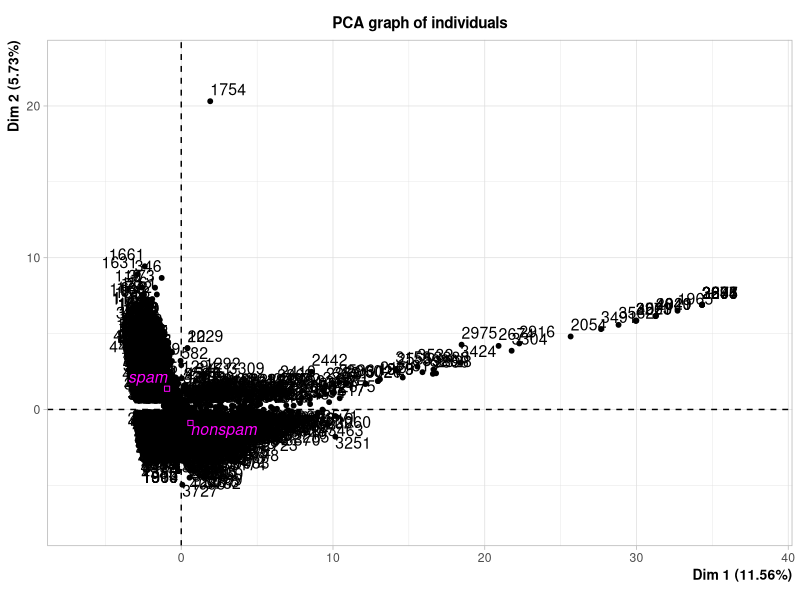
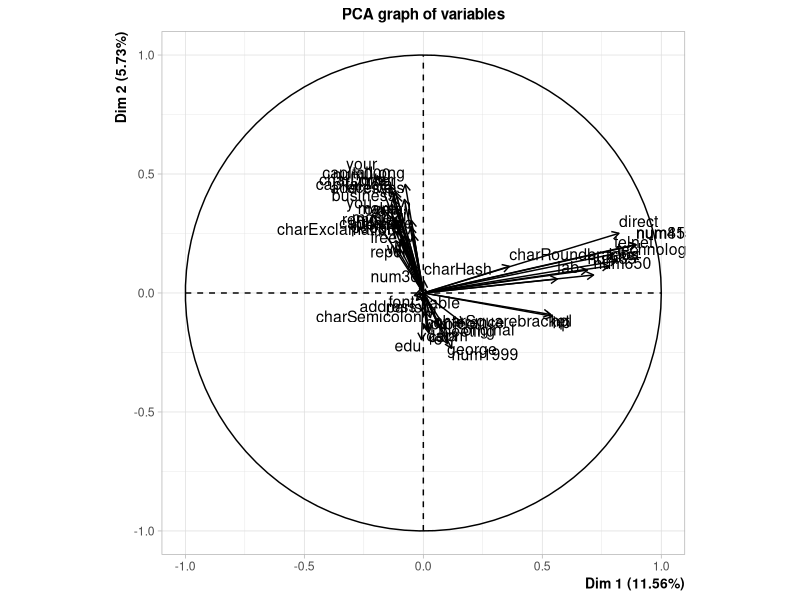
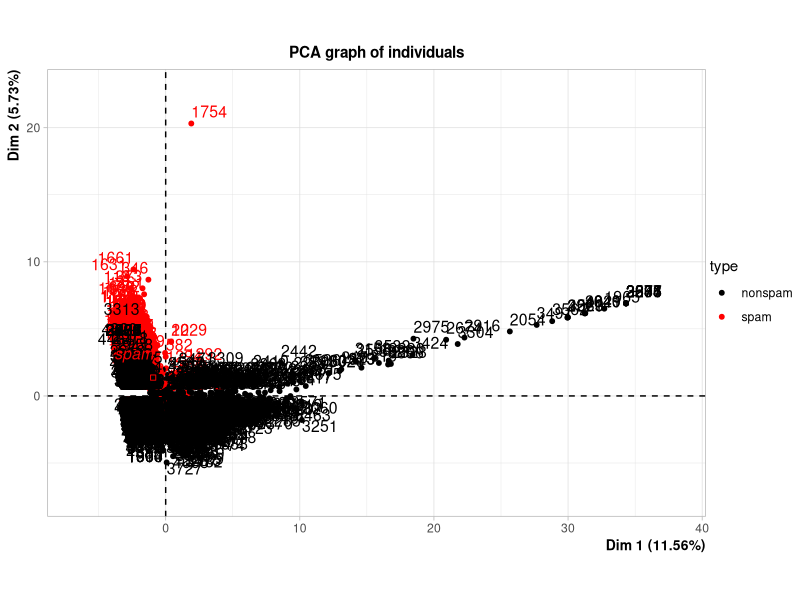
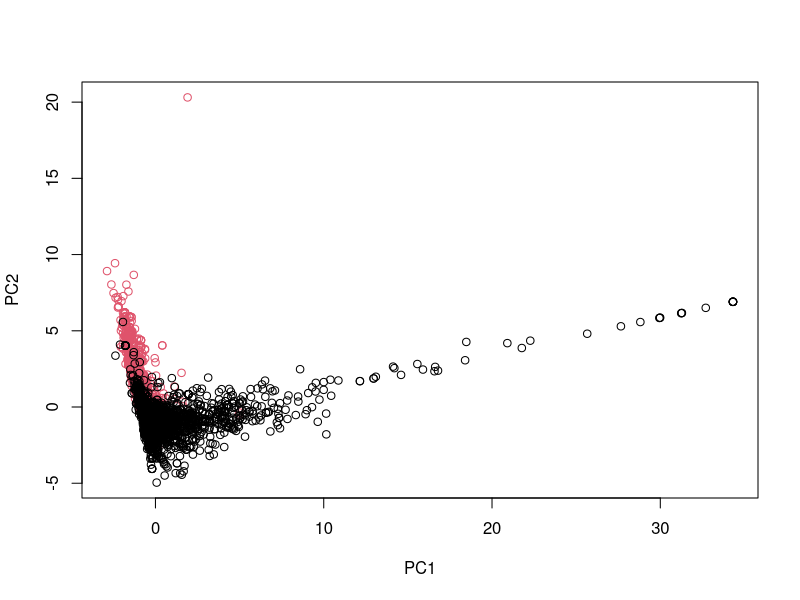
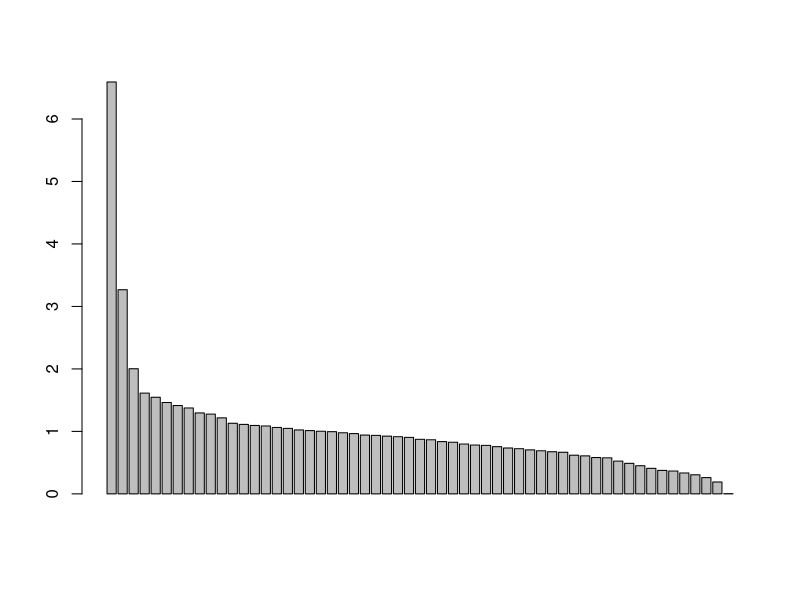
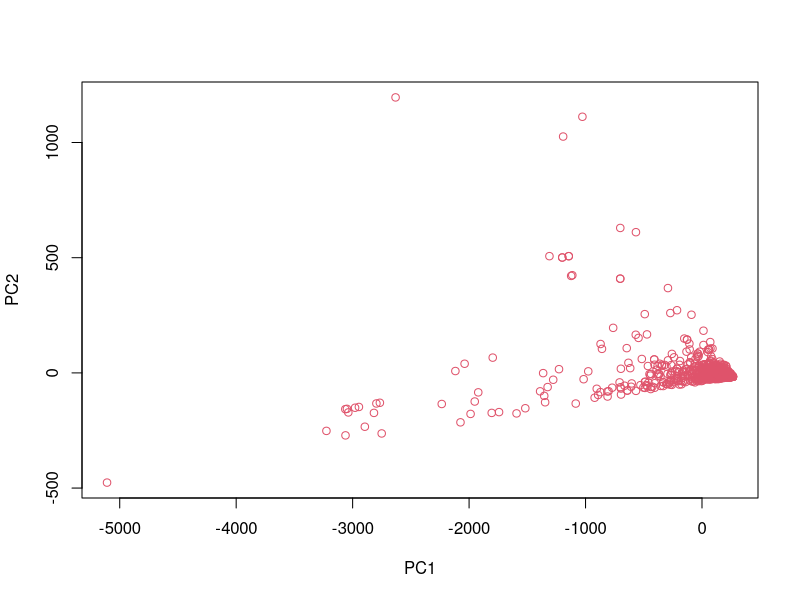
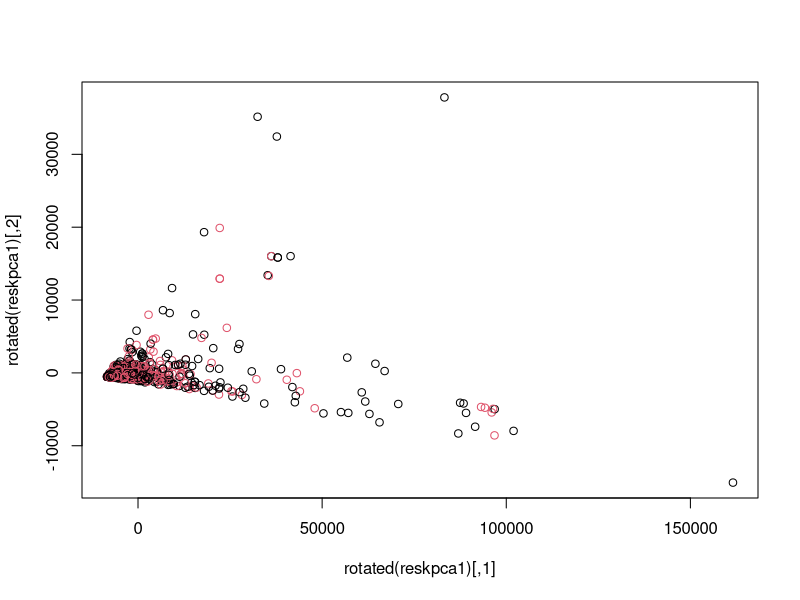
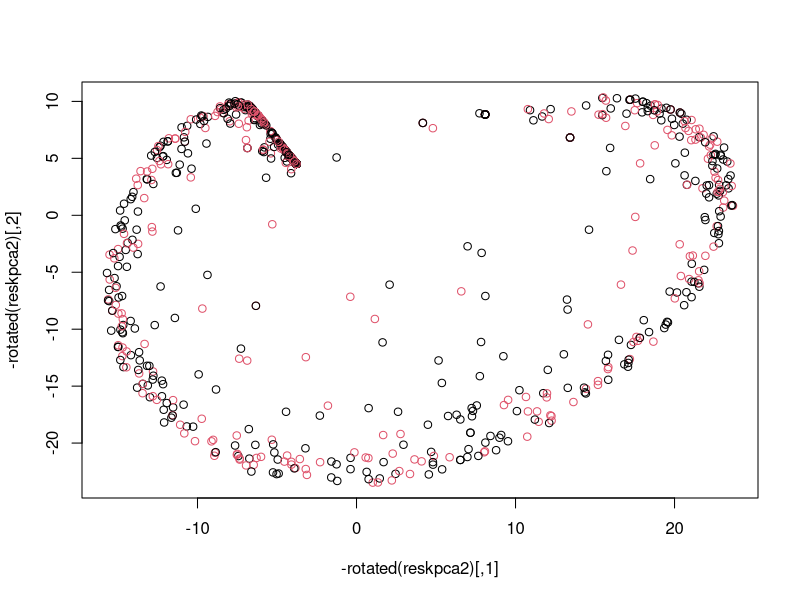

Source code (R) for these figures, in order:
## ---- chunk 1
knitr::opts_chunk$set(echo = TRUE)
## ---- chunk 2
library(kernlab)
library(FactoMineR)
library(tidyverse)
## ---- chunk 3
data(spam)
## ---- chunk 4
spam
## ---- chunk 5
spam%>%PCA(.,quali.sup = ncol(spam))%>%plot(habillage=ncol(spam),choix="ind")
#quali.sup =58 ca fait quil ne prend pas la derniere colonne  en compte mais il s'en sert pour faire des groupe je crois 
## ---- chunk 6
res <- prcomp(spam[,-58],scale. = T) 
plot(res$x[,1:2],col=as.numeric(spam$type))
barplot((res$sdev)**2)
## ---- chunk 7
set.seed(1)
train <- sample(1:nrow(spam),1000)
X <- spam[sample(1:nrow(spam),1000),-58 ]
res <- prcomp(X) 
plot(-res$x[,1:2],col=as.numeric(spam$type))
reskpca1 <- kpca(~.,data=X,kernel="vanilladot",kpar=list(),features=2)
#vanilla dot ca revient a faire acp car ca prend le produit scalaire normal 
plot(rotated(reskpca1),col=as.integer(spam[train,58]))
#sors les mails projete dans l'espace de kpca i dont know what that means 
## ---- chunk 8
reskpca2 <- kpca(~.,data=X,kernel="rbfdot",kpar=list(sigma=1/500),features=57)
plot(-rotated(reskpca2),col=as.integer(spam[train,58]))
## ---- chunk 9
reskpca3<- kpca(~.,data=X,kernel="polydot",kpar=list(degree=2),features=57)
plot(rotated(reskpca3)[,1:2],col=as.integer(spam[train,58]))
## ---- chunk 10
cumsum(eig(reskpca3))/sum(eig(reskpca3))
